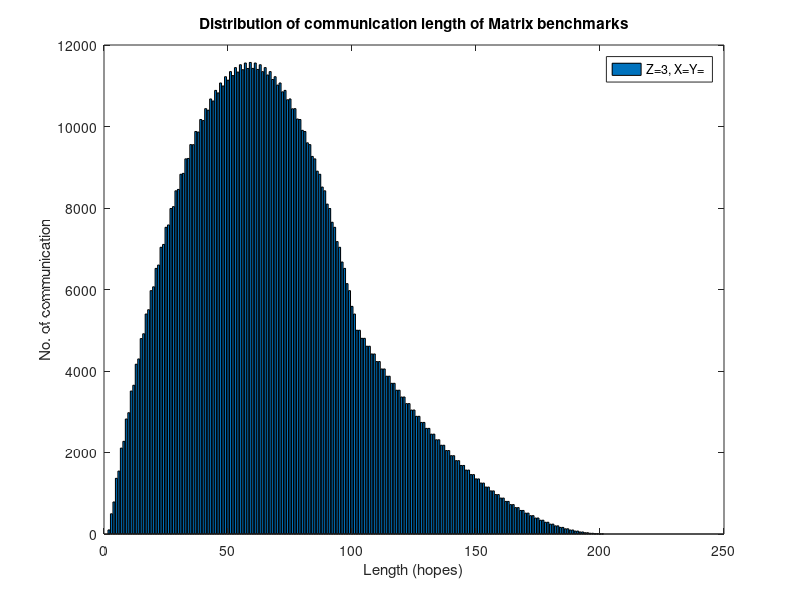

Write the MATLAB code that produced this figure.
L = [];
test_size=100:100;
for SIZE=test_size
    X = SIZE;
    Y = SIZE;
    Z = 3;
    
    for l=1:(X+Y+Z-2)
        %L(SIZE,l) = 0;
        L(l,SIZE) = 0;
    end

    for a=1:X
        for b=1:Y
            %for c=1:Z
            c=1; %matrix A
            source = [a,b,1];
            destination = [b,a,3];
            comm_len= abs(source(1) - destination(1)) +abs(source(2) - destination(2))+abs(source(3) - destination(3))+1;
            L(comm_len,SIZE) = L(comm_len,SIZE)+1;
            c=2; %matrix B
            source = [a,b,3];
            for k=1:SIZE
            destination = [k,a,2];
            comm_len= abs(source(1) - destination(1)) +abs(source(2) - destination(2))+abs(source(3) - destination(3))+1;
            L(comm_len,SIZE) = L(comm_len,SIZE)+1;
            end
            
        end
    end
end

for SIZE=test_size
    subplot(1,1,SIZE-test_size(1)+1);
    bar(L(:,SIZE));
    legend(char('Z=3, X=Y=',num2str(SIZE)));
    xlabel('Length (hopes)'); ylabel('No. of communication'); title('Distribution of communication length of Matrix benchmarks');

end


